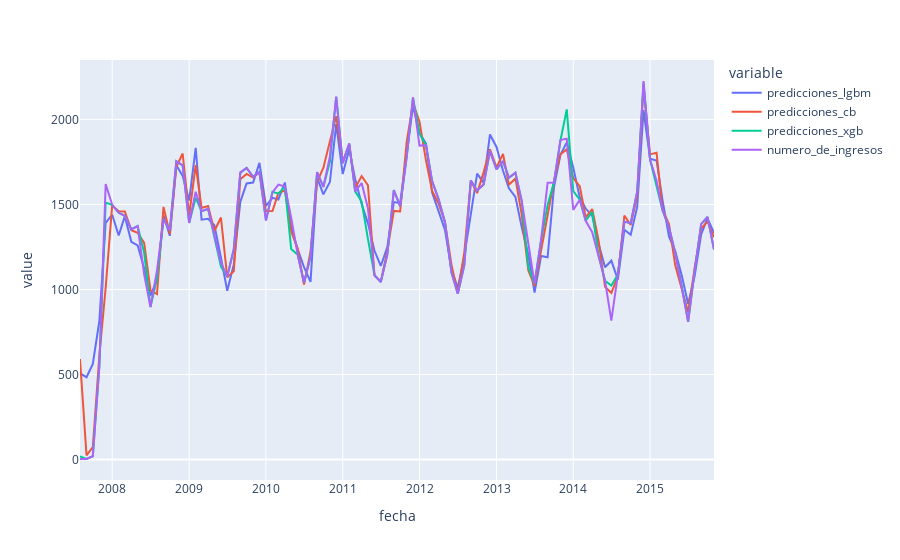

Notebook cell for this chart:
### Code cell
px.line(df_num_ingresos,x='fecha',y=['predicciones_lgbm','predicciones_cb','predicciones_xgb','numero_de_ingresos'])
